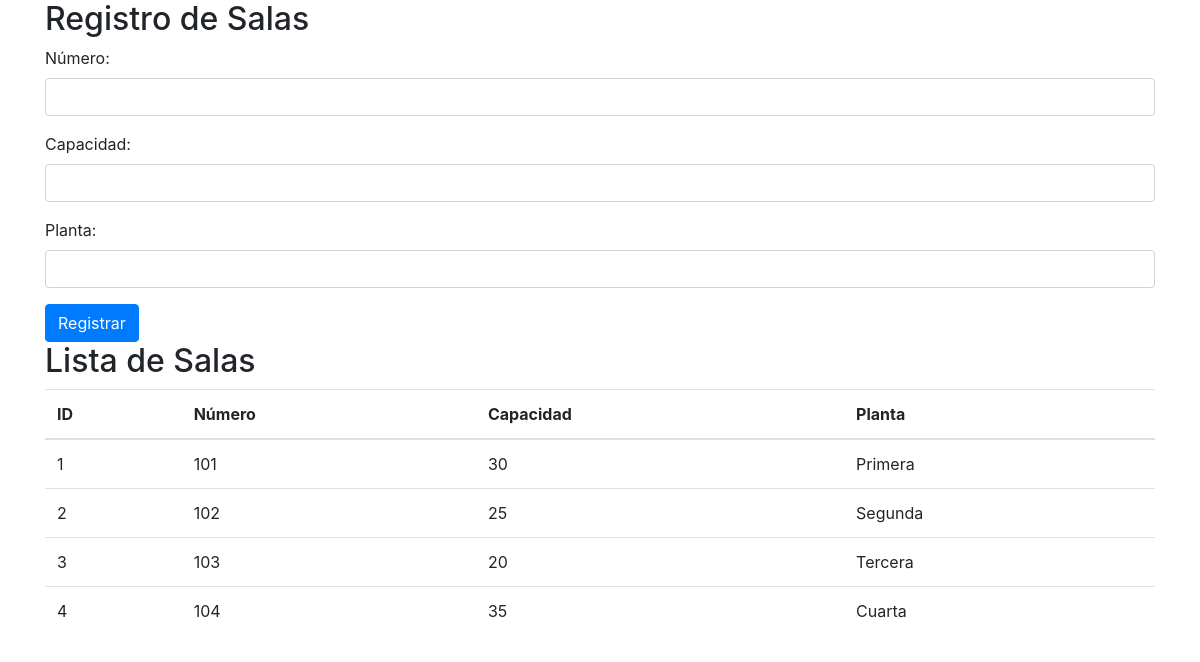
/admin/permisos/bbb/sala.php, run on the app's committed database.
### tables this page shows
create table sala(
id_sala int PRIMARY KEY AUTO_INCREMENT,
numero int not null,
capacidad int not null,
planta VARCHAR(50) not NULL

);

### admin/permisos/bbb/sala.php (the view, shortened to what this page needs)
<?php
include 'db.php';
$stmt = $pdo->query("SELECT * FROM sala");
$salas = $stmt->fetchAll();
?>
<!DOCTYPE html>
<html lang="es">
<head>
    <link rel="stylesheet" href="https://stackpath.bootstrapcdn.com/bootstrap/4.5.2/css/bootstrap.min.css">
</head>
<body>
<div class="container">
    <h2>Registro de Salas</h2>
    <form id="salaForm">
        <div class="form-group">
            <label for="numero">Número:</label>
            <input type="number" class="form-control" id="numero" name="numero" required>
        </div>
        <div class="form-group">
            <label for="capacidad">Capacidad:</label>
            <input type="number" class="form-control" id="capacidad" name="capacidad" required>
        </div>
        <div class="form-group">
            <label for="planta">Planta:</label>
            <input type="text" class="form-control" id="planta" name="planta" required>
        </div>
        <button type="submit" class="btn btn-primary">Registrar</button>
    </form>
    <h2>Lista de Salas</h2>
    <table class="table">
        <thead>
            <tr>
                <th>ID</th>
                <th>Número</th>
                <th>Capacidad</th>
                <th>Planta</th>
            </tr>
        </thead>
        <tbody>
            <?php foreach ($salas as $sala): ?>
                <tr>
                    <td><?= $sala['id_sala'] ?></td>
                    <td><?= $sala['numero'] ?></td>
                    <td><?= $sala['capacidad'] ?></td>
                    <td><?= $sala['planta'] ?></td>
                </tr>
            <?php endforeach; ?>
        </tbody>
    </table>
</div>
</body>
</html>

### data on the page
sala: id_sala "1", numero "101", capacidad "30", planta "Primera"
sala: id_sala "2", numero "102", capacidad "25", planta "Segunda"
sala: id_sala "3", numero "103", capacidad "20", planta "Tercera"
sala: id_sala "4", numero "104", capacidad "35", planta "Cuarta"
